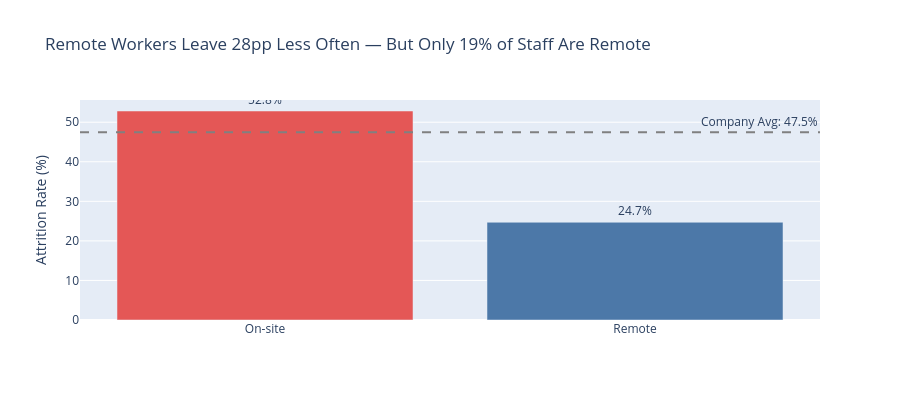

Source (notebook cell):
### Markdown cell above
Question 3

### Code cell
remote_counts = df["remote_work"].value_counts()
remote_pct = remote_counts / len(df) * 100

remote_attrition = df.groupby("remote_work")["attrition"].mean() * 100
onsite_rate = remote_attrition.iloc[0]
remote_rate = remote_attrition.iloc[1]
gap = onsite_rate - remote_rate

print(f"On-site employees: {remote_counts.iloc[0]:,} ({remote_pct.iloc[0]:.1f}%)")
print(f"Remote employees: {remote_counts.iloc[1]:,} ({remote_pct.iloc[1]:.1f}%)")
print(f"On-site attrition: {onsite_rate:.1f}%")
print(f"Remote attrition: {remote_rate:.1f}%")
print(f"Gap: {gap:.1f} percentage points")

fig = go.Figure()
fig.add_trace(go.Bar(
    x=["On-site", "Remote"],
    y=[onsite_rate, remote_rate],
    text=[f"{onsite_rate:.1f}%", f"{remote_rate:.1f}%"],
    textposition="outside",
    marker_color=["#E45756", "#4C78A8"],
    name="Attrition Rate"
))
fig.add_hline(y=overall_rate, line_dash="dash", line_color="gray",
              annotation_text=f"Company Avg: {overall_rate:.1f}%")
fig.update_layout(
    title=f"Remote Workers Leave {gap:.0f}pp Less Often — But Only {remote_pct.iloc[1]:.0f}% of Staff Are Remote",
    yaxis_title="Attrition Rate (%)",
    xaxis_title="",
    height=400,
    showlegend=False
)
fig.show()

print(f"\nInsight: Remote work shows the single largest attrition gap in the dataset: {gap:.1f}pp.")
print(f"However, only {remote_pct.iloc[1]:.0f}% of employees currently work remotely.")
print("This means: (a) the effect is real and large, but (b) it could reflect self-selection —")
print("remote workers may already be more engaged or in roles with higher autonomy.")
print("\nAction: Pilot a hybrid model for 2-3 high-attrition teams.")
print("Track attrition over 6 months to confirm whether the effect holds when expanded.")
print("Don't assume remote is a silver bullet — test before scaling.")

### Figure 1 — Plotly figure (JSON) as saved in the notebook; plotly's stock layout.template omitted (floating-point values rounded to 4 significant figures)
{"data": [{"marker": {"color": ["#E45756", "#4C78A8"]}, "name": "Attrition Rate", "text": ["52.8%", "24.7%"], "textposition": "outside", "type": "bar", "x": ["On-site", "Remote"], "y": [52.84, 24.71]}], "layout": {"annotations": [{"showarrow": false, "text": "Company Avg: 47.5%", "x": 1, "xanchor": "right", "xref": "x domain", "y": 47.48, "yanchor": "bottom", "yref": "y"}], "height": 400, "shapes": [{"line": {"color": "gray", "dash": "dash"}, "type": "line", "x0": 0, "x1": 1, "xref": "x domain", "y0": 47.48, "y1": 47.48, "yref": "y"}], "showlegend": false, "title": {"text": "Remote Workers Leave 28pp Less Often — But Only 19% of Staff Are Remote"}, "xaxis": {"title": {"text": ""}}, "yaxis": {"title": {"text": "Attrition Rate (%)"}}}}
